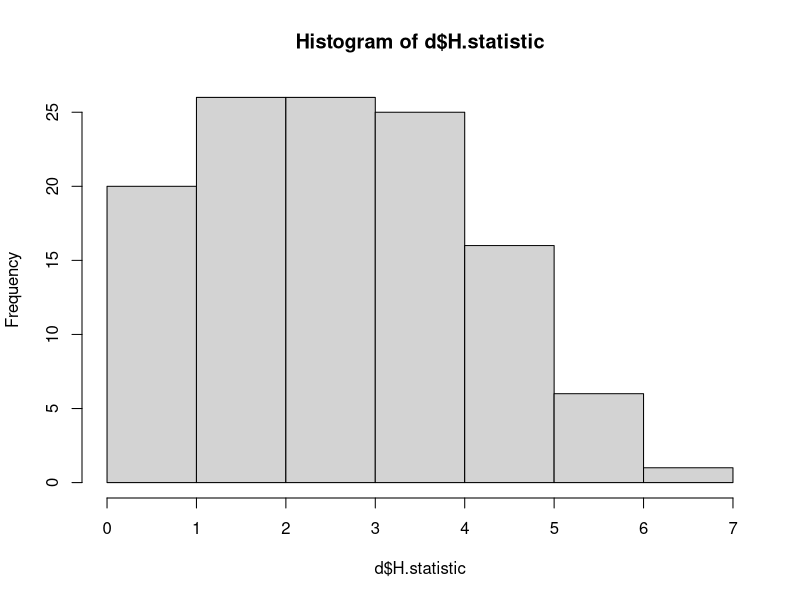
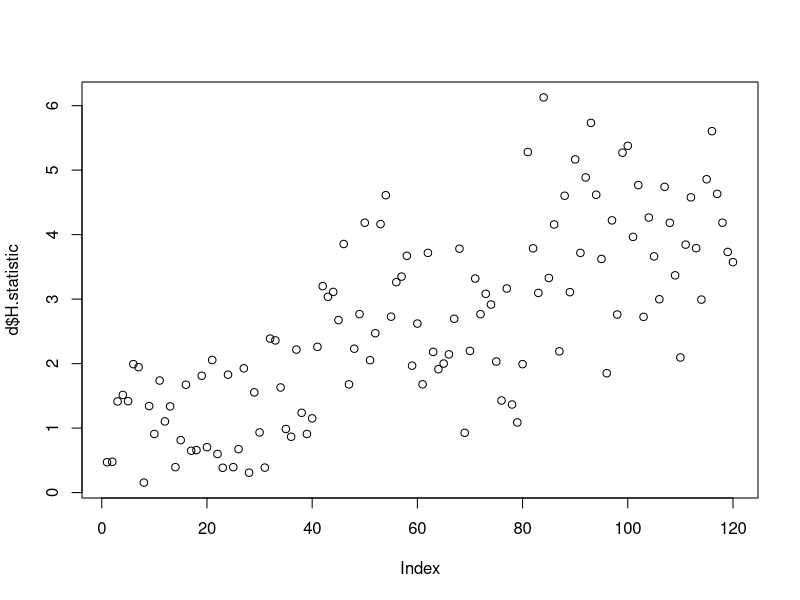
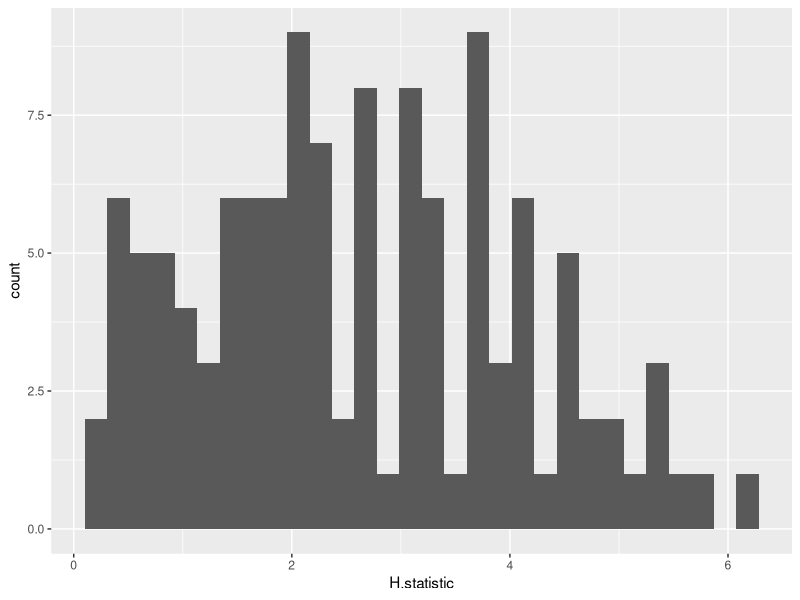

The R script that drew these images, in order:
setwd("/Users/Yevgeniy/Desktop/analysis/course_paper_data_analysis/course_paper_data_analysis")
d <- read.csv("freq_table.csv", sep = "\t", quote = '')
hist(d$H.statistic)
plot(d$H.statistic)

library(ggplot2)
ggplot(d, aes(H.statistic))+
  geom_histogram()

normality <- ('0.093171,0.276223,0.276223,0.311947,0.344357,0.403401,0.456465,0.460634,0.494643,0.503524,0.638302,0.64161,0.644193,0.768912,0.77595,0.880327,0.910721,0.919837,0.999009,1.015798,1.034136,1.074236,1.080019,1.127162,1.16463,1.30953,1.311771,1.3513,1.40724,1.43683,1.438458,1.461469,1.607614,1.609113,1.621223,1.651193,1.653499,1.758837,1.817459,1.871308,1.923684,1.926675,1.93145,1.957168,1.987227,2.025772,2.026702,2.077311,2.090994,2.124482,2.151446,2.210337,2.219737,2.264946,2.274741,2.315928,2.320085,2.336344,2.484207,2.497136,2.5513,2.582066,2.660223,2.684763,2.685518,2.697661,2.705839,2.752222,2.782889,2.795301,2.79609,2.846738,2.870555,2.887414,2.927008,2.994918,3.013814,3.097536,3.190176,3.196932,3.198117,3.267212,3.36682,3.36837,3.421656,3.425529,3.468374,3.481992,3.637713,3.644409,3.681803,3.76168,3.77754,3.905979,3.913584,3.945836,3.970818,3.971303,4.008668,4.042202,4.066597,4.121427,4.146633,4.223276,4.249625,4.254806,4.344315,4.351998,4.459939,4.476349,4.608009,4.680768,4.757305,4.790312,4.880988,5.021682,5.031327,5.130945,5.277526')